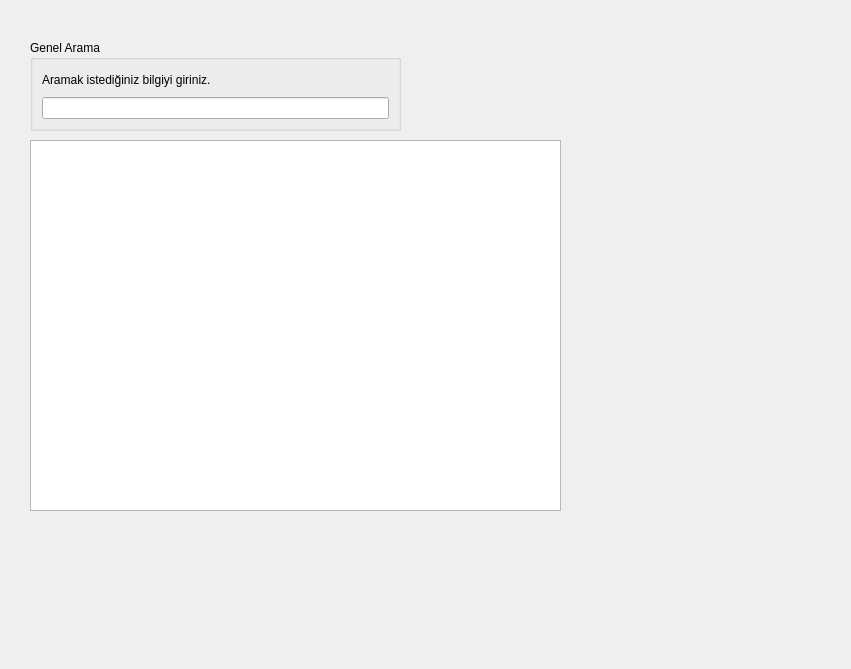
<?xml version="1.0" encoding="UTF-8"?>
<ui version="4.0">
 <class>OtobusListeFormu</class>
 <widget class="QWidget" name="OtobusListeFormu">
  <property name="geometry">
   <rect>
    <x>0</x>
    <y>0</y>
    <width>851</width>
    <height>669</height>
   </rect>
  </property>
  <property name="windowTitle">
   <string>Form</string>
  </property>
  <widget class="QGroupBox" name="grparama">
   <property name="geometry">
    <rect>
     <x>30</x>
     <y>40</y>
     <width>371</width>
     <height>91</height>
    </rect>
   </property>
   <property name="title">
    <string>Genel Arama</string>
   </property>
   <layout class="QGridLayout" name="gridLayout">
    <item row="0" column="0">
     <widget class="QLabel" name="label">
      <property name="text">
       <string>Aramak istediğiniz bilgiyi giriniz.</string>
      </property>
     </widget>
    </item>
    <item row="1" column="0">
     <widget class="QLineEdit" name="lineEdit"/>
    </item>
   </layout>
  </widget>
  <widget class="QTableWidget" name="tblotobusliste">
   <property name="geometry">
    <rect>
     <x>30</x>
     <y>140</y>
     <width>531</width>
     <height>371</height>
    </rect>
   </property>
  </widget>
 </widget>
 <resources/>
 <connections/>
</ui>
